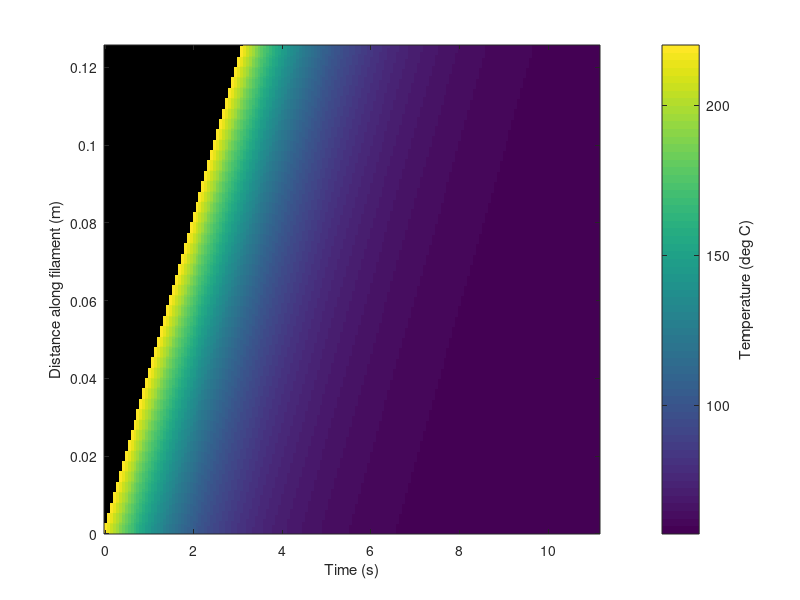

Source code (MATLAB):
rho = 1240; %Density of filament
cp = 1800; %Specific heat capacity of filament
k = 0.2; %Thermal Conductivity
h = 15; %convection coeff to air
hp = 500; %convection coeff to hot plate
a = 0.0004; %length of cross-section of filament

Tdep = 220; %nozzle temp
Tinf = 22; %ambient temp
Tp = 60; %Hot plate temp

vp = 0.04; %printing speed

r = 0.02; %radius of circle to be printed

Ltotal = 2*pi*r; %distance to print

tprint = Ltotal/vp; %minimum time needed to print

%Discretizationnnnn

%spatial discretization
N = 1001; %more cells = better results = bad computation time
s = linspace(0, Ltotal, N)';
ds = s(2)-s(1);

alpha = k/(rho*cp);
betaAir = 3*h/(rho*cp*a);
betaPlate = hp/(rho*cp*a);

%time discretization
dtMax = 1/(2*alpha/ds^2 + betaAir + betaPlate); %explicit scheme
dt = 0.8*dtMax;

tEnd = tprint + 8; %change number to continue simulation for time beyond printing
Nt = ceil(tEnd/dt) + 1;
dt = tEnd/(Nt-1); %adjusting time step based on end time.
time = linspace(0, tEnd,Nt);

%%Temp field
T = nan(N,Nt); %Temp at node i at j time [T(i,j)]
T(:,1) = nan;

T(1,1) = Tdep;

for j = 2:Nt
    tNow = time(j);

    %nodes where material is deposited
    nActive = min(N, floor(vp*tNow/ds)+1); %so that we do not exceed the size of matrix
    nActive = max(nActive,1); %at least one node is active

    T(:,j) = T(:,j-1);

    %assign initial temp to all freshly deposited nodes
    for q = 1:nActive
        if isnan(T(q,j-1))
            T(q,j-1) = Tdep;
        end
    end

    %temp of active nodes at prev time
    Told = T(1:nActive,j-1);

    %boundry flux approximation
    Tleft = Told;
    Tright = Told;

    if nActive > 1
        Tleft(2:end) = Told(1:end-1);
        Tright(1:end-1) = Told(2:end);
    end

    lapT = (Tleft - 2*Told + Tright)/ds^2; %fourier law

    dTdt = alpha*lapT - betaAir*(Told-Tinf) - betaPlate*(Told-Tp);

    T(1:nActive,j) = Told + dt*dTdt;
end

%%plot of spatial and temporal distribution of temperature

figure;
imagesc(time,s,T);
set(gca,'YDir','normal');
xlabel('Time (s)');
ylabel('Distance along filament (m)');
%title('Temperature Evolution During Printing and Cooling');
cb = colorbar;
ylabel(cb,'Temperature (deg C)');
exportgraphics(gcf, 'plots/pde.pdf','ContentType','vector');

idxPrint = find(time >= tprint,1);
uniformTolerance = 1;

coolingTime = 0;
uniformTime = 0;

for j = idxPrint:Nt
    activeT = T(:,j);
    activeT = activeT(~isnan(activeT));
    
    if isempty(activeT)
        continue;
    end

    tempRange = max(activeT) - min(activeT);

    if tempRange <= uniformTolerance
        uniformTime = time(j);
        coolingTime = uniformTime - tprint;
        break;
    end
end

if uniformTime == 0
    fprintf('Filament did not reach the uniformity threshold. Increase simulation time\n');
else
    fprintf('Uniformity reached at %.3f s (%.3f s after printing).\n', ...
        uniformTime, coolingTime);
    fprintf('Total printing time       : %.3f s\n', tprint);
    fprintf('Additional cooling time   : %.3f s\n', coolingTime);
    fprintf('Total time (print + cool) : %.3f s\n', (tprint + coolingTime));
end
